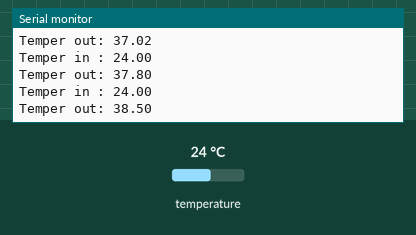
This sketch was run on a simulated Arduino Uno, built with avr-gcc and run on an emulated ATmega328P. Shown: the last lines printed to the serial monitor. The test bench sets the inputs (shaded band); at power-on: temperature 24 °C.

Above: at 2.0 s.
2.1 s: temperature set to 12 °C
At 2.53 s:
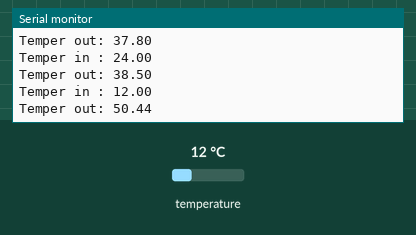
3.6 s: temperature set to 19 °C
At 4.03 s:
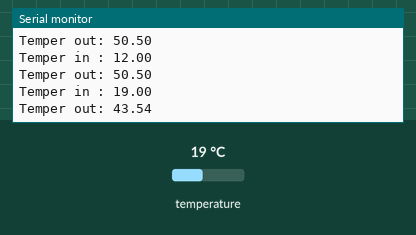
Timing chart, 0 to 6.6 s (numbered marks = the images above; inputs shaded):
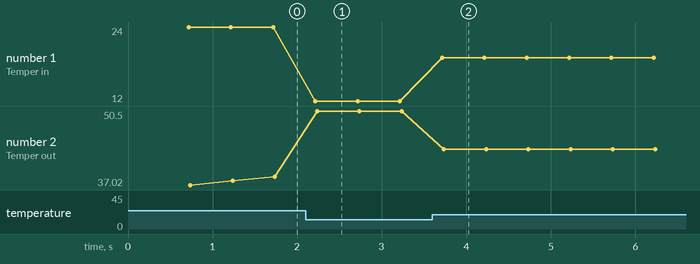

The sketch:

PIDctrl_db18b20.ino
```cpp
#include <OneWire.h>
#include <DallasTemperature.h>

OneWire  oneWire(10);  // on pin 10 (a 4.7K resistor is necessary)

// Pass our oneWire reference to Dallas Temperature.
DallasTemperature sensors(&oneWire);

DeviceAddress roomThermometer = {0x28, 0xFF, 0x2A, 0x1D, 0x93, 0x15, 0x01, 0x29 };

// Параметры пропорционального звена
float kp = 1; // Коэффициент пропорционального звена

// Параметры интегратора
float Ki = 0.05; // Коэффициент интегрального звена
float ki;

#define iMin 0  // Минимальное значение интегратора
#define iMax 100  // Максимальное значение интегратора

float iSum = 0;  // Сумма ошибок (значение, накопленное в интеграторе)

// Параметры дифференциатора
float Kd = 0.0025;   // Коэффициент дифференциального звена
float kd;
float old_T = 0; // Предыдущее значение сигнала

float Input, Output;
float Setpoint = 60.0;

double startTime;

double SampleTime = 500;//ms

void setup() {
  Serial.begin(9600);

  double SampleTimeInSec = ((double)SampleTime) / 1000;
  ki = Ki * SampleTimeInSec;
  kd = Kd / SampleTimeInSec;

  sensors.begin();
  sensors.setResolution(roomThermometer, 10);
  startTime = millis();
}

void loop() {
  double currentTime = millis();
  if (currentTime - startTime >= SampleTime)
  {
    startTime = millis();

    sensors.requestTemperatures();
    Input = sensors.getTempC(roomThermometer);

    Serial.print("Temper in : ");
    Serial.println(Input);
    float val = Setpoint - Input;
    Output = PIDctl(val, Input);

    Serial.print("Temper out: ");
    Serial.println(Output);
  }

}


float PIDctl(float error, float y)
{
  float up, ui, ud;

  // Пропорциональная компонента
  up = kp * error;

  // Интегральная компонента
  iSum = iSum + error; // Накапливаем (суммируем)
  if (iSum < iMin) iSum = iMin; // Проверяем граничные значение
  if (iSum > iMax) iSum = iMax;
  ui = ki * iSum;

  // Дифференциальная компонента
  ud = kd * (y - old_T);
  old_T = y;

  return up + ui + ud;
}
```

Measured:
- after the input at 2.1 s, the serial monitor: prints a new line after 0.12 s (image 1)
- after the input at 3.6 s, the serial monitor: prints a new line after 0.12 s (image 2)
- plotted number 1: 24 → 12 after the input at 2.1 s, 12 → 19 after the input at 3.6 s
- plotted number 2: 38.5 → 50.5 after the input at 2.1 s, 50.5 → 43.5 after the input at 3.6 s
